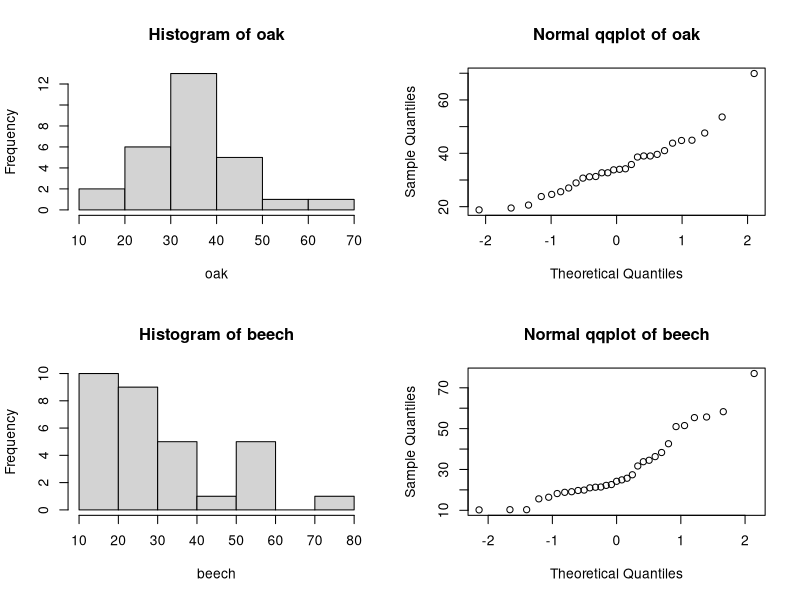

The R source for this figure:
## ---- chunk 1
options(digits=3) # e.g. for anova and summary() outputs...

# helper function to check normality throughout this assignment
checkNorm = function(data, name, unit="") {
  xlab = name
  if (unit != "") {
    xlab = sprintf("%s (%s)", name, unit)
  }
  hist(data, main=sprintf("Histogram of %s", name), xlab=xlab)
  qqnorm(data, main=sprintf("Normal qqplot of %s", name))
  res = shapiro.test(data)
  print(sprintf("Shapiro-Wilk normality p-value for %s: %.3f", name, res$p.value))
  return(res$p.value)
}

printPval = function(pval) {
  print(sprintf("p-value = %.3f", pval))
}

conclude = function(pval, hypothesis, type="test") {
  if (pval < 0.05) {
    return(sprintf("the p-value $%.3f<0.05$ for this %s suggests is sufficient evidence to reject the $H_0$ (%s).", pval, type, hypothesis));
  } else {
    return(sprintf("the p-value $%.3f>0.05$ for this %s suggests there's insufficient evidence to reject the $H_0$ (%s).", pval, type, hypothesis));
  }
}
## ---- chunk 2
trees = read.table("treeVolume.txt", header=T)
model = lm(volume~type, data=trees)
print("model coefficients:"); summary(model)$coefficients
res = anova(model)
sprintf("ANOVA p-value for type = %.3f", res["type", "Pr(>F)"])
## ---- chunk 3
oaks = dplyr::filter(trees, type == "oak")
beeches = dplyr::filter(trees, type != "oak")
par(mfrow = c(2, 2))
# making plots 
pval = checkNorm(oaks$volume, "oak")
pval = checkNorm(beeches$volume, "beech")

sprintf("oak mean volume = %.3f, beech mean volume = %.3f", mean(oaks$volume), mean(beeches$volume))

# TODO: we don't have to actually do this t test
#res = t.test(oaks$volume, beeches$volume)
#printPval(res$p.value)
## ---- chunk 4
new_oak = data.frame(type="oak"); new_beech = data.frame(type = "beech")
pred1 = predict(model, new_oak); pred2 = predict(model, new_beech)
sprintf("predicted volumes: oak = %.3f, beech = %.3f", pred1, pred2)
## ---- chunk 5
model = lm(volume~type*diameter + height, data=trees)
res = anova(model)
sprintf("ANOVA p-value for type:diameter = %.3f", res["type:diameter", "Pr(>F)"])
## ---- chunk 6
model = lm(volume~type*height + diameter, data=trees)
res = anova(model)
sprintf("ANOVA p-value for type:diameter = %.3f", res["type:height", "Pr(>F)"])
## ---- chunk 7
model = lm(volume~type+height+diameter, data=trees)
print("model coefficients:"); summary(model)$coefficients
print("anova:"); res = anova(model); res
## ---- chunk 8
# build better model where type isn't considered
modelC = lm(volume~height+diameter, data=trees)

avgTree = data.frame(height=mean(trees$height), diameter=mean(trees$diameter))
pred = predict(modelC, avgTree)
sprintf("predicted volume of average tree = %.3f", pred)
# mean(trees$volume) # this also gives the same result as expected

r2 = summary(modelC)$r.squared; ar2 = summary(modelC)$adj.r.squared
sprintf("modelC: R^2 = %.3f, Adj. R^2 = %.3f", r2, ar2)
## ---- chunk 9
# create predictor as cylinderical volume
trees$cylinder = trees$diameter * pi * trees$height

modelD = lm(volume~cylinder, data=trees)
print("model coefficients:"); summary(modelD)$coefficients
r2 = summary(modelD)$r.squared; ar2 = summary(modelD)$adj.r.squared
sprintf("model: R^2 = %.3f, Adj. R^2 = %.3f", r2, ar2)
print("ANOVA:"); anova(model)
## ---- chunk 10
crimes = read.table("expensescrime.txt", header=T)
#crimes
## ---- chunk 11
titanic = read.table("titanic.txt", header=T)
#titanic
## ---- chunk 12
coups = read.table("coups.txt", header=T)
#coups
